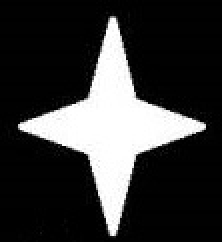
#> input picture Morph_Contours/1.jpg, 111 x 121 px, found by its file name (shown 2 times larger)
$ python histogram_graphic.py
#> lines starting #> are read from the running program, lines starting #| are printed output that depends on the picture
import cv2
import numpy as np
from matplotlib import pyplot as plt

img = cv2.imread('1.jpg',0)
#> img is the input picture: shape (121, 111); min 0, max 255, mean 54.8

mask = np.zeros(img.shape[:2], np.uint8)
mask[130:180, 250:400] = 255
masked_img = cv2.bitwise_and(img,img,mask = mask)
#> masked_img: shape (121, 111); every value is 0
hist_full = cv2.calcHist([img],[0],None,[256],[0,256])
#> hist_full = 256 values, max 5580 at index 1, min 0 at index 37, mean 52.46
hist_mask = cv2.calcHist([img],[0],mask,[256],[0,256])
#> hist_mask = 256 values from 0 to 0

plt.subplot(221), plt.imshow(img, 'gray')
plt.subplot(222), plt.imshow(mask,'gray')
plt.subplot(223), plt.imshow(masked_img, 'gray')
plt.subplot(224), plt.plot(hist_full), plt.plot(hist_mask)
plt.xlim([0,256])

plt.show()
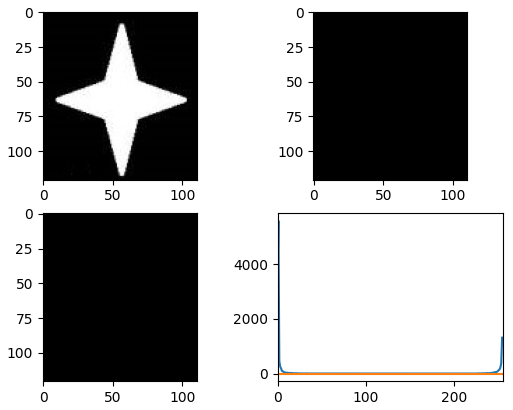
#> figure drawn by matplotlib, 4 panels; panel 4: curve peaks at x = 1, y = 5580
